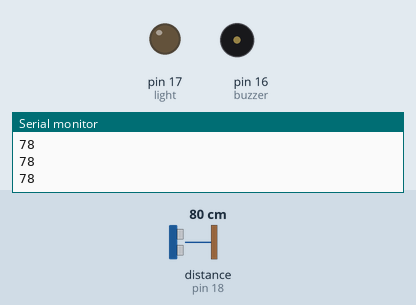
Simulated run of this sketch. Board: Arduino Uno, built with avr-gcc and run on an emulated ATmega328P. On the bench: output pins drawn as LEDs (lit = HIGH), buzzer (waves = sounding, pin HIGH), the last lines printed to the serial monitor. Wiring (inferred from the names in the program): ultrasonic range finder: trigger pin 19; echo pin 18. Inputs (shaded band) come from the test bench; at power-on: distance to the obstacle (sensor on pin 18) 80 cm. The echo pulse lasts 58.3 µs per cm; pins used as bus, display or sensor lines are not drawn.

Above: at 1.2 s.
1.3 s: distance to the obstacle (sensor on pin 18) set to 23 cm
2.8 s: distance to the obstacle (sensor on pin 18) set to 19 cm
At 3.07 s:
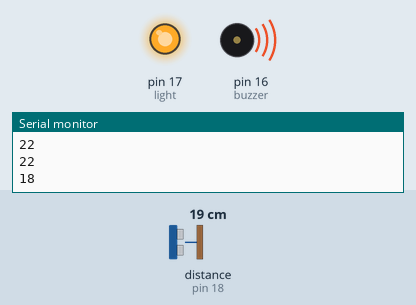
At 3.68 s:
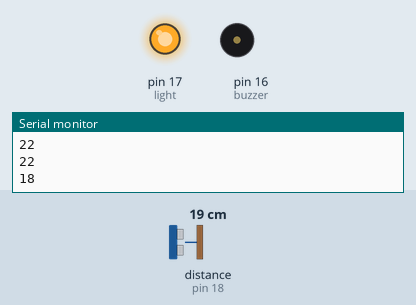
Timing chart, 0 to 11.8 s (numbered marks = the images above; inputs shaded):
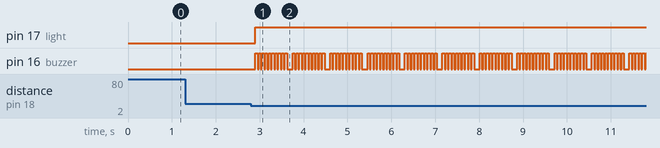

Measured:
- the behaviour switches between 21 and 20 cm on distance to the obstacle (sensor on pin 18) (found by bisection; images 0 and 1)
- after the input at 2.8 s, pin 17 (light): LOW → HIGH after 0.10 s; pin 16 (buzzer): LOW → HIGH after 0.10 s, then repeats every 0.85 s: 9 × (LOW 0.03 s, HIGH 0.05 s), LOW 0.13 s, HIGH 0.05 s

The sketch:

sketch_nov26b_door_security.ino
```cpp
int trig = 19;
int echo = 18;
int light = 17;
int buzzer = 16;

int a, distance;


void setup() {
  Serial.begin(9600);
  pinMode(trig, OUTPUT);
  pinMode(light, OUTPUT);
  pinMode(buzzer, OUTPUT);
  pinMode(echo, INPUT);
}

void loop() {
  digitalWrite(trig, LOW);
  delayMicroseconds(5);
  digitalWrite(trig, HIGH);
  delayMicroseconds(10);
  digitalWrite(trig, LOW);
  a = pulseIn(echo, HIGH);
  distance = a * 0.034 / 2;
  Serial.println(distance);
  if (distance < 20)  {
    digitalWrite(light, HIGH);
    int i;
    for (i = 0; i < 10; i++) {
      digitalWrite(buzzer, HIGH);
      delay(50);
      digitalWrite(buzzer, LOW);
      delay(25);
    }

  } else {
    digitalWrite(buzzer, LOW);
    digitalWrite(light, LOW);
  }
  delay(100);
}
```
